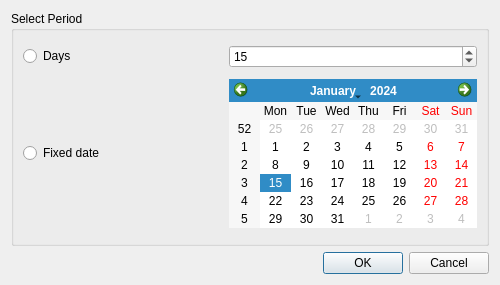
<?xml version="1.0" encoding="UTF-8"?>
<ui version="4.0">
 <class>Dialog</class>
 <widget class="QDialog" name="Dialog">
  <property name="geometry">
   <rect>
    <x>0</x>
    <y>0</y>
    <width>500</width>
    <height>285</height>
   </rect>
  </property>
  <property name="windowTitle">
   <string>Ban User</string>
  </property>
  <layout class="QGridLayout" name="gridLayout_2">
   <item row="0" column="0">
    <widget class="QGroupBox" name="groupBox">
     <property name="title">
      <string>Select Period</string>
     </property>
     <layout class="QGridLayout" name="gridLayout">
      <item row="0" column="0">
       <widget class="QRadioButton" name="rb_days">
        <property name="text">
         <string>Days</string>
        </property>
       </widget>
      </item>
      <item row="0" column="1">
       <widget class="QSpinBox" name="spinDays">
        <property name="value">
         <number>15</number>
        </property>
       </widget>
      </item>
      <item row="1" column="0">
       <widget class="QRadioButton" name="rb_until">
        <property name="text">
         <string>Fixed date</string>
        </property>
       </widget>
      </item>
      <item row="1" column="1">
       <widget class="QCalendarWidget" name="calendarUltil">
        <property name="sizePolicy">
         <sizepolicy hsizetype="Fixed" vsizetype="Fixed">
          <horstretch>0</horstretch>
          <verstretch>0</verstretch>
         </sizepolicy>
        </property>
       </widget>
      </item>
     </layout>
    </widget>
   </item>
   <item row="1" column="0">
    <widget class="QDialogButtonBox" name="buttonBox">
     <property name="orientation">
      <enum>Qt::Horizontal</enum>
     </property>
     <property name="standardButtons">
      <set>QDialogButtonBox::Cancel|QDialogButtonBox::Ok</set>
     </property>
    </widget>
   </item>
  </layout>
 </widget>
 <resources/>
 <connections>
  <connection>
   <sender>buttonBox</sender>
   <signal>accepted()</signal>
   <receiver>Dialog</receiver>
   <slot>accept()</slot>
   <hints>
    <hint type="sourcelabel">
     <x>248</x>
     <y>254</y>
    </hint>
    <hint type="destinationlabel">
     <x>157</x>
     <y>274</y>
    </hint>
   </hints>
  </connection>
  <connection>
   <sender>buttonBox</sender>
   <signal>rejected()</signal>
   <receiver>Dialog</receiver>
   <slot>reject()</slot>
   <hints>
    <hint type="sourcelabel">
     <x>316</x>
     <y>260</y>
    </hint>
    <hint type="destinationlabel">
     <x>286</x>
     <y>274</y>
    </hint>
   </hints>
  </connection>
 </connections>
</ui>
